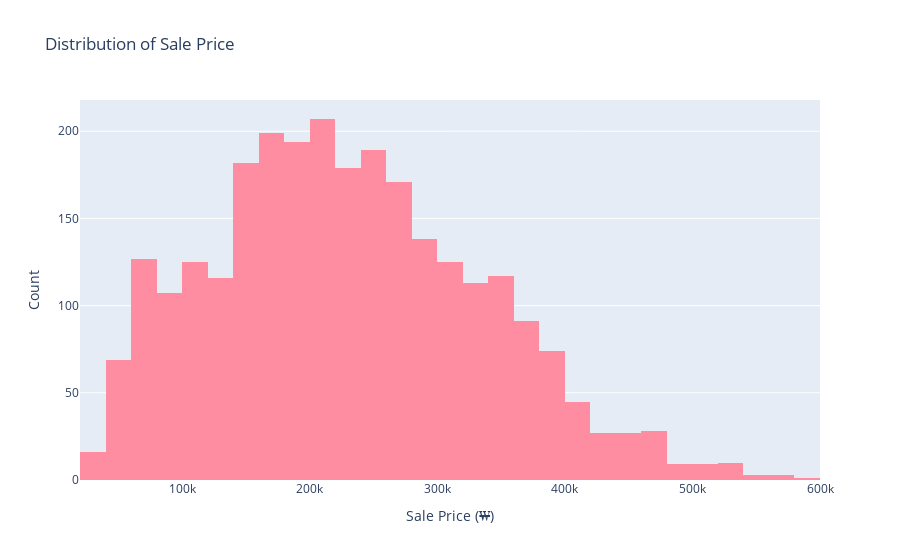

The notebook cell this image was saved under:
### Markdown cell above
## Exploratory Data Analysis

### Code cell
# Visualise the distribution of SalePrice (target variable):
fig = px.histogram(df, x='SalePrice', nbins=50, title="Distribution of Sale Price")
fig.update_layout(
    xaxis_title="Sale Price (₩)", 
    yaxis_title="Count"
)

fig.update_traces(marker_color='#FF8DA1')
fig.show()

### Figure 1 — Plotly figure (JSON) as saved in the notebook; plotly's stock layout.template omitted (floating-point values rounded to 4 significant figures; data arrays with more than 128 entries replaced by an {"elided": "..."} marker saying what was removed)
{"data": [{"alignmentgroup": "True", "bingroup": "x", "hovertemplate": "SalePrice=%{x}<br>count=%{y}<extra></extra>", "legendgroup": "", "marker": {"color": "#FF8DA1", "pattern": {"shape": ""}}, "name": "", "nbinsx": 50, "offsetgroup": "", "orientation": "v", "showlegend": false, "type": "histogram", "x": {"elided": "2701 int values"}, "xaxis": "x", "yaxis": "y"}], "layout": {"barmode": "relative", "legend": {"tracegroupgap": 0}, "title": {"text": "Distribution of Sale Price"}, "xaxis": {"anchor": "y", "domain": [0, 1], "title": {"text": "Sale Price (₩)"}}, "yaxis": {"anchor": "x", "domain": [0, 1], "title": {"text": "Count"}}}}
